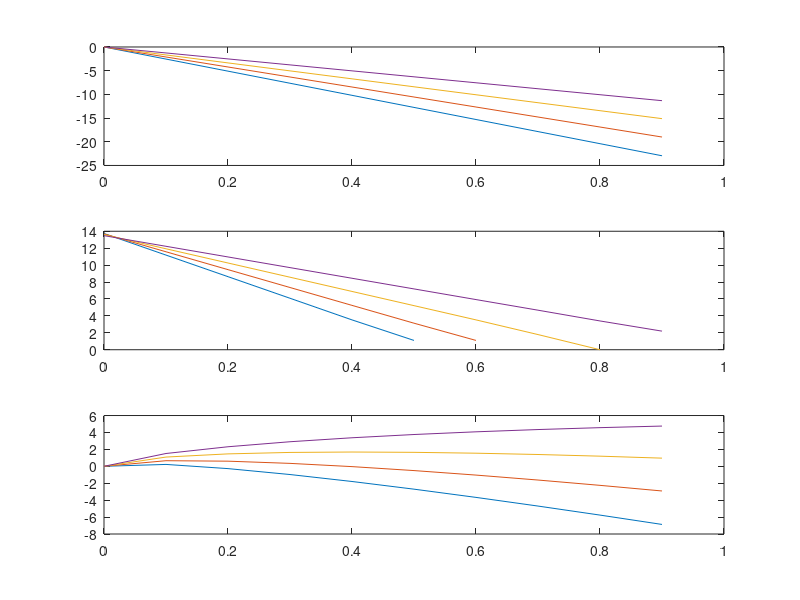

Source code (MATLAB):
# see t1 through t4 for rarities of minerals based on the location
# t1 = location 1, etc
# t1[0] = resource 1, etc.

# sample at 10 points for 10 resources
x = 0 : 0.1 : 0.9;
x2 = 0 : 1 : 9;
x3 = 0 : 1 : 19;
ri = 1 : 1 : 4;

base = 1e6;

figure(1)


# multiply x by some parmeter to determine the rarity slope
f = 10;
d = 3;
rolloff = 1.1;
r = [
  exppdf(x * (f + 3 * d)^rolloff, 1); 
  exppdf(x * (f + 2 * d)^rolloff, 1); 
  exppdf(x * (f + 1 * d)^rolloff, 1);
  exppdf(x * (f + 0 * d)^rolloff, 1);
];

# calculate the totals and normalize around the base number

t = [
  round(r(1, :) ./ sum(r(1, :)) * base);
  round(r(2, :) ./ sum(r(2, :)) * base);
  round(r(3, :) ./ sum(r(3, :)) * base);
  round(r(4, :) ./ sum(r(4, :)) * base);
];

# the higher this is the easier the game is (quite sensitive)
# as the value of each item is changed
game_difficulty = 2.5

# increase this to make the late game not as busted, while keeping the early game
# more fun
late_game_rolloff = 0.8

m = f + game_difficulty * d;
v = round(1 ./ exppdf(x .^late_game_rolloff * m , 1))

# q is the relative value for the rarity
# monitor Q on a log plot to determine late game balance to some degree
q = [
  r(1, :) .* v;
  r(2, :) .* v;
  r(3, :) .* v;
  r(4, :) .* v;
];

px = 0 : 1 : 7;
up_pick = round(2 .^ px);
up_pick_cost = round(200 * 2.5 .^ (px-1).^1.2);

up_drill = round(50 * (2 .^ x2));
up_drill_cost = round(50000  * (3 .^ x2));

up_drill_idle = round(500 - 50 * x2);
up_drill_idle_cost = round(60000  * (1.8 .^ (x2-1)));

up_calc = round(256 ./ (2 .^ x2));
up_calc_cost = round(50 + 50 * (2.75 .^ x2));

up_conv = round((2 .^ x3));
up_conv_cost = round(50 + 150 * (2.25 .^ (x3-1)));

up_cgo = round(25 * (2 .^ x3));
up_cgo_cost = round(25 + 25 * (2.25 .^ (x3-1)));

up_brain = round(1100 - 100 * x2);
up_brain_cost = round(200 + 300 * 1.9 .^ x2 );

up_dump = round(60 * (4 .^ x2));
up_dump_cost = round(1000 * 3 .^ x2 );

up_acc = round(16 * (2.6 .^ x2));
up_acc_cost = round(2000 * 2.8 .^ x2);

up_manager = round(5500 - 500 * x2);
up_manager_cost = round(5000 * 2.2 .^ x2);

move_up = ri .^6 * 50000;

csvwrite('drill_idle_upgrades.csv', [up_drill_idle_cost; up_drill_idle])
csvwrite('manager_upgrades.csv', [up_manager_cost; up_manager])
csvwrite('accountant_upgrades.csv', [up_acc_cost; up_acc])
csvwrite('dumper_upgrades.csv', [up_dump_cost; up_dump])
csvwrite('brain_upgrades.csv', [up_brain_cost; up_brain])
csvwrite('cargo_upgrades.csv', [up_cgo_cost; up_cgo])
csvwrite('conveyor_belt_upgrades.csv', [up_conv_cost; up_conv])
csvwrite('calc_upgrades.csv', [up_calc_cost; up_calc])
csvwrite('drill_upgrades.csv', [up_drill_cost; up_drill])
csvwrite('pick_upgrades.csv', [up_pick_cost; up_pick])
csvwrite('move_upgrades.csv', move_up)
csvwrite('rarities.csv', t)
csvwrite('values.csv', v)


subplot(3, 1, 1)
plot(x, log(r))

subplot(3, 1, 2)
plot(x, log(t))

subplot(3, 1, 3)
plot(x, log(q))




















